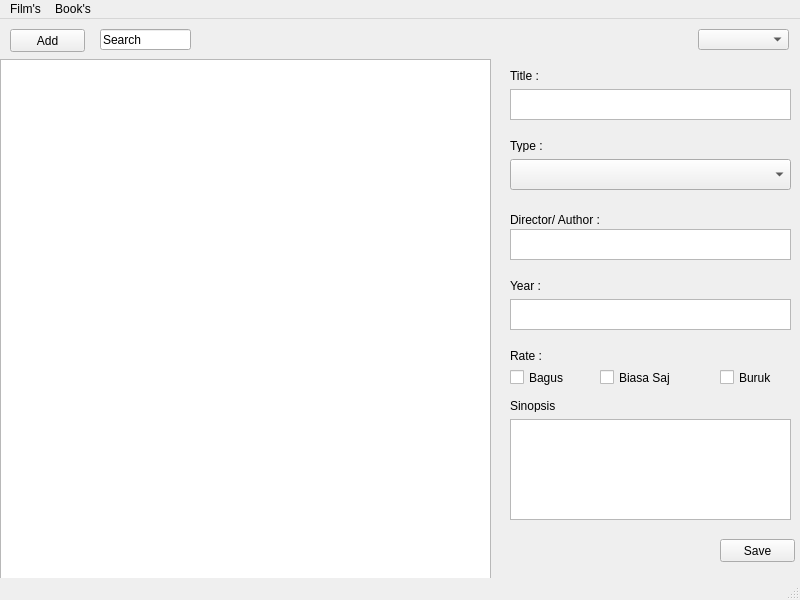
<?xml version="1.0" encoding="UTF-8"?>
<ui version="4.0">
 <class>MainWindow</class>
 <widget class="QMainWindow" name="MainWindow">
  <property name="geometry">
   <rect>
    <x>0</x>
    <y>0</y>
    <width>800</width>
    <height>600</height>
   </rect>
  </property>
  <property name="windowTitle">
   <string>MainWindow</string>
  </property>
  <widget class="QWidget" name="centralwidget">
   <widget class="QWidget" name="horizontalLayoutWidget">
    <property name="geometry">
     <rect>
      <x>0</x>
      <y>40</y>
      <width>491</width>
      <height>541</height>
     </rect>
    </property>
    <layout class="QHBoxLayout" name="horizontalLayout">
     <item>
      <widget class="QTableWidget" name="tableWidget"/>
     </item>
    </layout>
   </widget>
   <widget class="QPushButton" name="pushButton">
    <property name="geometry">
     <rect>
      <x>10</x>
      <y>10</y>
      <width>75</width>
      <height>23</height>
     </rect>
    </property>
    <property name="text">
     <string>Add</string>
    </property>
   </widget>
   <widget class="QLineEdit" name="lineEdit">
    <property name="geometry">
     <rect>
      <x>100</x>
      <y>10</y>
      <width>91</width>
      <height>21</height>
     </rect>
    </property>
    <property name="text">
     <string>Search </string>
    </property>
   </widget>
   <widget class="QComboBox" name="comboBox">
    <property name="geometry">
     <rect>
      <x>698</x>
      <y>10</y>
      <width>91</width>
      <height>21</height>
     </rect>
    </property>
    <item>
     <property name="text">
      <string/>
     </property>
    </item>
    <item>
     <property name="text">
      <string>Terbaru</string>
     </property>
    </item>
    <item>
     <property name="text">
      <string>Top 5 Indonesia Film's</string>
     </property>
    </item>
    <item>
     <property name="text">
      <string>Top 5 Indonesia Book's</string>
     </property>
    </item>
   </widget>
   <widget class="QLabel" name="label">
    <property name="geometry">
     <rect>
      <x>510</x>
      <y>50</y>
      <width>47</width>
      <height>13</height>
     </rect>
    </property>
    <property name="text">
     <string>Title :</string>
    </property>
   </widget>
   <widget class="QLabel" name="label_2">
    <property name="geometry">
     <rect>
      <x>510</x>
      <y>120</y>
      <width>47</width>
      <height>13</height>
     </rect>
    </property>
    <property name="text">
     <string>Type :</string>
    </property>
   </widget>
   <widget class="QLabel" name="label_3">
    <property name="geometry">
     <rect>
      <x>510</x>
      <y>190</y>
      <width>101</width>
      <height>21</height>
     </rect>
    </property>
    <property name="text">
     <string>Director/ Author :</string>
    </property>
   </widget>
   <widget class="QLabel" name="label_4">
    <property name="geometry">
     <rect>
      <x>510</x>
      <y>260</y>
      <width>47</width>
      <height>13</height>
     </rect>
    </property>
    <property name="text">
     <string>Year :</string>
    </property>
   </widget>
   <widget class="QLabel" name="label_5">
    <property name="geometry">
     <rect>
      <x>510</x>
      <y>380</y>
      <width>47</width>
      <height>13</height>
     </rect>
    </property>
    <property name="text">
     <string>Sinopsis :</string>
    </property>
   </widget>
   <widget class="QPushButton" name="pushButton_2">
    <property name="geometry">
     <rect>
      <x>720</x>
      <y>520</y>
      <width>75</width>
      <height>23</height>
     </rect>
    </property>
    <property name="text">
     <string>Save</string>
    </property>
   </widget>
   <widget class="QComboBox" name="comboBox_2">
    <property name="geometry">
     <rect>
      <x>510</x>
      <y>140</y>
      <width>281</width>
      <height>31</height>
     </rect>
    </property>
    <item>
     <property name="text">
      <string/>
     </property>
    </item>
    <item>
     <property name="text">
      <string>Book</string>
     </property>
    </item>
    <item>
     <property name="text">
      <string>Film</string>
     </property>
    </item>
   </widget>
   <widget class="QTextEdit" name="textEdit">
    <property name="geometry">
     <rect>
      <x>510</x>
      <y>70</y>
      <width>281</width>
      <height>31</height>
     </rect>
    </property>
   </widget>
   <widget class="QTextEdit" name="textEdit_2">
    <property name="geometry">
     <rect>
      <x>510</x>
      <y>210</y>
      <width>281</width>
      <height>31</height>
     </rect>
    </property>
   </widget>
   <widget class="QTextEdit" name="textEdit_3">
    <property name="geometry">
     <rect>
      <x>510</x>
      <y>280</y>
      <width>281</width>
      <height>31</height>
     </rect>
    </property>
   </widget>
   <widget class="QTextEdit" name="textEdit_4">
    <property name="geometry">
     <rect>
      <x>510</x>
      <y>400</y>
      <width>281</width>
      <height>101</height>
     </rect>
    </property>
   </widget>
   <widget class="QCheckBox" name="checkBox">
    <property name="geometry">
     <rect>
      <x>510</x>
      <y>350</y>
      <width>70</width>
      <height>17</height>
     </rect>
    </property>
    <property name="text">
     <string>Bagus </string>
    </property>
   </widget>
   <widget class="QCheckBox" name="checkBox_2">
    <property name="geometry">
     <rect>
      <x>600</x>
      <y>350</y>
      <width>70</width>
      <height>17</height>
     </rect>
    </property>
    <property name="text">
     <string>Biasa Saja</string>
    </property>
   </widget>
   <widget class="QCheckBox" name="checkBox_3">
    <property name="geometry">
     <rect>
      <x>720</x>
      <y>350</y>
      <width>70</width>
      <height>17</height>
     </rect>
    </property>
    <property name="text">
     <string>Buruk</string>
    </property>
   </widget>
   <widget class="QLabel" name="label_6">
    <property name="geometry">
     <rect>
      <x>510</x>
      <y>330</y>
      <width>47</width>
      <height>13</height>
     </rect>
    </property>
    <property name="text">
     <string>Rate :</string>
    </property>
   </widget>
  </widget>
  <widget class="QMenuBar" name="menubar">
   <property name="geometry">
    <rect>
     <x>0</x>
     <y>0</y>
     <width>800</width>
     <height>21</height>
    </rect>
   </property>
   <widget class="QMenu" name="menuFilm_s">
    <property name="title">
     <string>Film's</string>
    </property>
   </widget>
   <widget class="QMenu" name="menuBook_s">
    <property name="title">
     <string>Book's</string>
    </property>
   </widget>
   <addaction name="menuFilm_s"/>
   <addaction name="menuBook_s"/>
  </widget>
  <widget class="QStatusBar" name="statusbar"/>
 </widget>
 <resources/>
 <connections/>
</ui>
